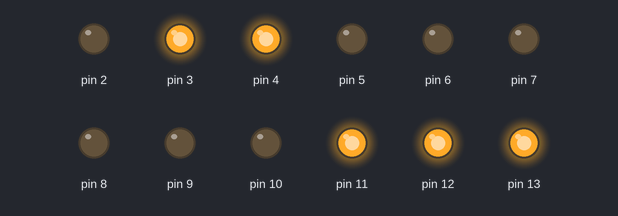
The sketch below on a simulated Arduino Uno, built with avr-gcc and run on an emulated ATmega328P. On the bench: output pins drawn as LEDs (lit = HIGH).

Above: at 0.2 s.
At 1.2 s:
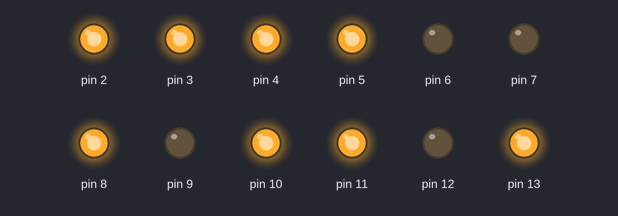
At 1.7 s:
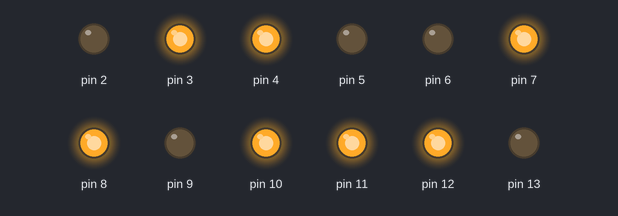
At 3.2 s:
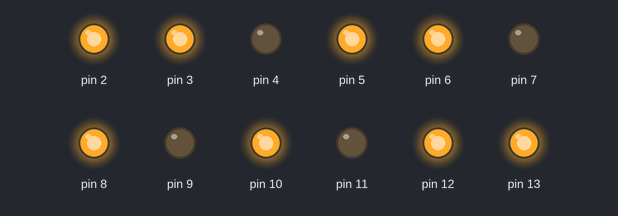
At 4.7 s:
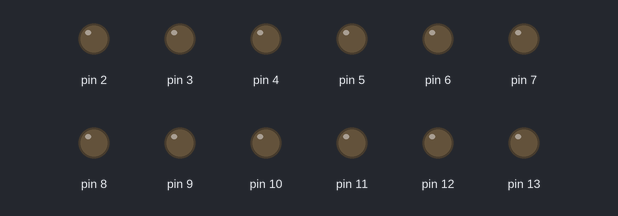
Timing chart, 0 to 5.8 s (numbered marks = the images above):
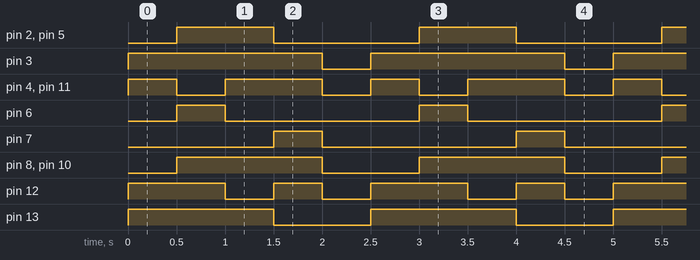

Measured:
- by itself, pin 2, pin 5: alternates HIGH for 1.0 s and LOW for 1.5 s
- by itself, pin 3: alternates HIGH for 2.0 s and LOW for 0.50 s
- by itself, pin 4, pin 11: repeats every 2.5 s: LOW 0.50 s, HIGH 1.0 s, LOW 0.50 s, HIGH 0.50 s
- by itself, pin 6, pin 7: alternates HIGH for 0.50 s and LOW for 2.0 s
- by itself, pin 8, pin 10, pin 13: alternates HIGH for 1.5 s and LOW for 1.0 s
- by itself, pin 12: repeats every 2.5 s: LOW 0.50 s, HIGH 0.50 s, LOW 0.50 s, HIGH 1.0 s

The sketch:

elevator.ino
```cpp
#define FND_A 2
#define FND_SEL3 13
void setup() {
  // put your setup code here, to run once:
int i;
for(i=FND_A; i<=FND_SEL3; i++)
pinMode(i, OUTPUT);
}

void loop() {
  // put your main code here, to run repeatedly:
boolean digit[10][12] = {
/*{1, 1, 1, 1, 1, 1 ,0 , 0, 0, 1, 1, 1},//0*/
{ 0, 1, 1, 0, 0, 0, 0, 0, 0, 1, 1, 1},
{ 1, 1, 0, 1, 1, 0, 1, 0, 1, 0, 1, 1},
{ 1, 1, 1, 1, 0, 0, 1, 0, 1, 1, 0, 1},
{ 0, 1, 1, 0, 0, 1, 1, 0, 1, 1, 1, 0},
/*{ 1, 0, 1, 1, 0, 1, 1, 0, 0, 1, 1, 1},
{ 1, 0, 1, 1, 1, 1, 1, 0, 0, 1, 1, 1},
{ 1, 1, 1, 0, 0, 0, 0, 0, 0, 1, 1, 1},
{ 1, 1, 1, 1, 1, 1, 1, 0, 0, 1, 1, 1},
{ 1, 1, 1, 0, 0, 1, 1, 0, 0, 1, 1, 1}*/
};
int i, j;

for (j=0; j<=4; j++)
{
  for(i=FND_A; i<=FND_SEL3; i++)
  {
    digitalWrite(i, digit[j][i-2]);
  }
  delay(500);
}
}
```
